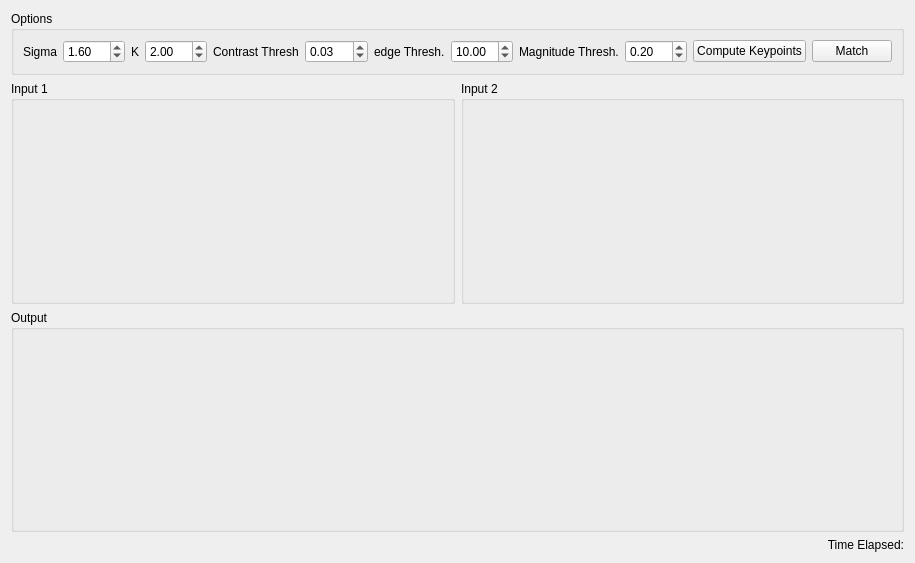
<?xml version="1.0" encoding="UTF-8"?>
<ui version="4.0">
 <class>page8</class>
 <widget class="QWidget" name="page8">
  <property name="geometry">
   <rect>
    <x>0</x>
    <y>0</y>
    <width>915</width>
    <height>563</height>
   </rect>
  </property>
  <property name="windowTitle">
   <string>Form</string>
  </property>
  <layout class="QGridLayout" name="gridLayout">
   <item row="1" column="1">
    <widget class="QGroupBox" name="groupBox_3">
     <property name="title">
      <string>Input 2</string>
     </property>
     <layout class="QHBoxLayout" name="horizontalLayout_3">
      <item>
       <widget class="Clickable" name="image2">
        <property name="text">
         <string/>
        </property>
        <property name="alignment">
         <set>Qt::AlignCenter</set>
        </property>
       </widget>
      </item>
     </layout>
    </widget>
   </item>
   <item row="0" column="0" colspan="2">
    <widget class="QGroupBox" name="groupBox">
     <property name="sizePolicy">
      <sizepolicy hsizetype="Preferred" vsizetype="Maximum">
       <horstretch>0</horstretch>
       <verstretch>0</verstretch>
      </sizepolicy>
     </property>
     <property name="title">
      <string>Options</string>
     </property>
     <layout class="QHBoxLayout" name="horizontalLayout">
      <item>
       <widget class="QLabel" name="label">
        <property name="sizePolicy">
         <sizepolicy hsizetype="Maximum" vsizetype="Preferred">
          <horstretch>0</horstretch>
          <verstretch>0</verstretch>
         </sizepolicy>
        </property>
        <property name="text">
         <string>Sigma</string>
        </property>
       </widget>
      </item>
      <item>
       <widget class="QDoubleSpinBox" name="sigmaSpin">
        <property name="value">
         <double>1.600000000000000</double>
        </property>
       </widget>
      </item>
      <item>
       <widget class="QLabel" name="label_2">
        <property name="sizePolicy">
         <sizepolicy hsizetype="Maximum" vsizetype="Preferred">
          <horstretch>0</horstretch>
          <verstretch>0</verstretch>
         </sizepolicy>
        </property>
        <property name="text">
         <string>K</string>
        </property>
       </widget>
      </item>
      <item>
       <widget class="QDoubleSpinBox" name="KSpin">
        <property name="value">
         <double>2.000000000000000</double>
        </property>
       </widget>
      </item>
      <item>
       <widget class="QLabel" name="label_3">
        <property name="sizePolicy">
         <sizepolicy hsizetype="Maximum" vsizetype="Preferred">
          <horstretch>0</horstretch>
          <verstretch>0</verstretch>
         </sizepolicy>
        </property>
        <property name="text">
         <string>Contrast Thresh</string>
        </property>
       </widget>
      </item>
      <item>
       <widget class="QDoubleSpinBox" name="ContrastSpin">
        <property name="value">
         <double>0.030000000000000</double>
        </property>
       </widget>
      </item>
      <item>
       <widget class="QLabel" name="label_4">
        <property name="sizePolicy">
         <sizepolicy hsizetype="Maximum" vsizetype="Preferred">
          <horstretch>0</horstretch>
          <verstretch>0</verstretch>
         </sizepolicy>
        </property>
        <property name="text">
         <string>edge Thresh.</string>
        </property>
       </widget>
      </item>
      <item>
       <widget class="QDoubleSpinBox" name="EdgeSpin">
        <property name="value">
         <double>10.000000000000000</double>
        </property>
       </widget>
      </item>
      <item>
       <widget class="QLabel" name="label_5">
        <property name="sizePolicy">
         <sizepolicy hsizetype="Maximum" vsizetype="Preferred">
          <horstretch>0</horstretch>
          <verstretch>0</verstretch>
         </sizepolicy>
        </property>
        <property name="text">
         <string>Magnitude Thresh.</string>
        </property>
       </widget>
      </item>
      <item>
       <widget class="QDoubleSpinBox" name="MagSpin">
        <property name="value">
         <double>0.200000000000000</double>
        </property>
       </widget>
      </item>
      <item>
       <widget class="QPushButton" name="pushButton">
        <property name="text">
         <string>Compute Keypoints</string>
        </property>
       </widget>
      </item>
      <item>
       <widget class="QPushButton" name="pushButton_2">
        <property name="text">
         <string>Match</string>
        </property>
       </widget>
      </item>
     </layout>
    </widget>
   </item>
   <item row="1" column="0">
    <widget class="QGroupBox" name="groupBox_2">
     <property name="title">
      <string>Input 1</string>
     </property>
     <layout class="QHBoxLayout" name="horizontalLayout_2">
      <item>
       <widget class="Clickable" name="image1">
        <property name="text">
         <string/>
        </property>
        <property name="alignment">
         <set>Qt::AlignCenter</set>
        </property>
       </widget>
      </item>
     </layout>
    </widget>
   </item>
   <item row="2" column="0" colspan="2">
    <widget class="QGroupBox" name="groupBox_4">
     <property name="title">
      <string>Output</string>
     </property>
     <layout class="QHBoxLayout" name="horizontalLayout_4">
      <item>
       <widget class="QLabel" name="image3">
        <property name="text">
         <string/>
        </property>
        <property name="alignment">
         <set>Qt::AlignCenter</set>
        </property>
       </widget>
      </item>
     </layout>
    </widget>
   </item>
   <item row="3" column="1">
    <widget class="QLabel" name="time_label">
     <property name="sizePolicy">
      <sizepolicy hsizetype="Preferred" vsizetype="Maximum">
       <horstretch>0</horstretch>
       <verstretch>0</verstretch>
      </sizepolicy>
     </property>
     <property name="text">
      <string>Time Elapsed:</string>
     </property>
     <property name="alignment">
      <set>Qt::AlignRight|Qt::AlignTrailing|Qt::AlignVCenter</set>
     </property>
    </widget>
   </item>
  </layout>
 </widget>
 <customwidgets>
  <customwidget>
   <class>Clickable</class>
   <extends>QLabel</extends>
   <header>utilities/clickable.h</header>
   <slots>
    <signal>clicked()</signal>
   </slots>
  </customwidget>
 </customwidgets>
 <resources/>
 <connections/>
</ui>
